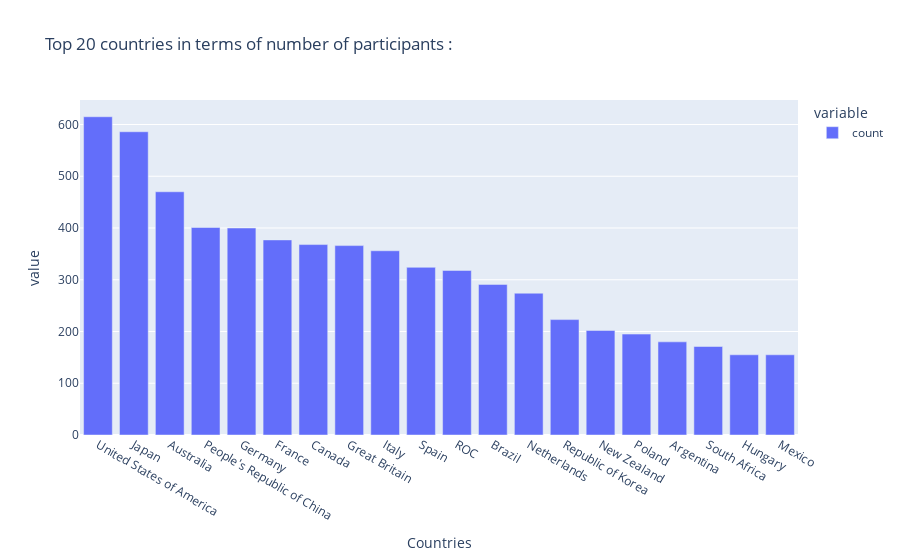

Write notebook code for a chart like this one.
### Markdown cell above
### Number of participants in each country

### Code cell
import plotly.express as px
data = AthletesDf.Country.value_counts()
fig=px.bar(data[:20], title="Top 20 countries in terms of number of participants :")
fig.update_xaxes(title_text="Countries")

### Figure 1 — Plotly figure (JSON) as saved in the notebook; plotly's stock layout.template omitted (floating-point values rounded to 4 significant figures)
{"data": [{"alignmentgroup": "True", "hovertemplate": "variable=count<br>Country=%{x}<br>value=%{y}<extra></extra>", "legendgroup": "count", "marker": {"color": "#636efa", "pattern": {"shape": ""}}, "name": "count", "offsetgroup": "count", "orientation": "v", "showlegend": true, "textposition": "auto", "type": "bar", "x": ["United States of America", "Japan", "Australia", "People's Republic of China", "Germany", "France", "Canada", "Great Britain", "Italy", "Spain", "ROC", "Brazil", "Netherlands", "Republic of Korea", "New Zealand", "Poland", "Argentina", "South Africa", "Hungary", "Mexico"], "xaxis": "x", "y": [615, 586, 470, 401, 400, 377, 368, 366, 356, 324, 318, 291, 274, 223, 202, 195, 180, 171, 155, 155], "yaxis": "y"}], "layout": {"barmode": "relative", "legend": {"title": {"text": "variable"}, "tracegroupgap": 0}, "title": {"text": "Top 20 countries in terms of number of participants :"}, "xaxis": {"anchor": "y", "domain": [0, 1], "title": {"text": "Countries"}}, "yaxis": {"anchor": "x", "domain": [0, 1], "title": {"text": "value"}}}}
